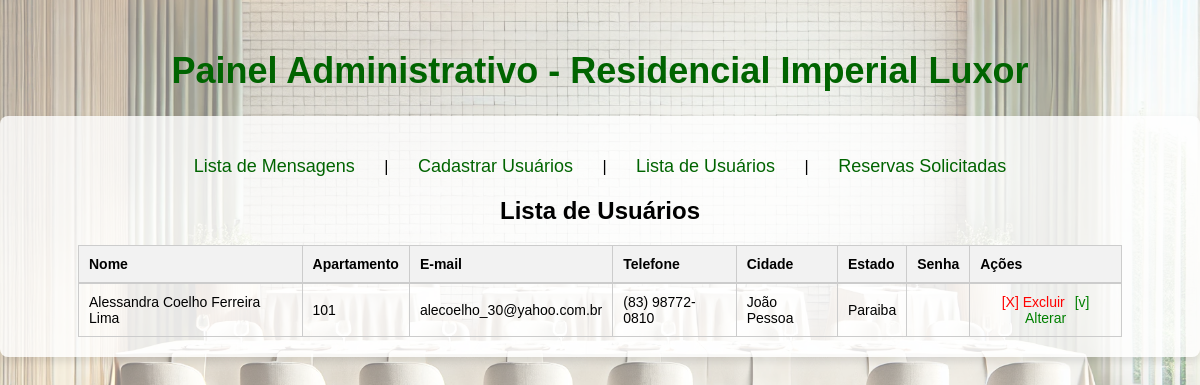
Before: /admin/index.php?pg=lista_usuario with the older database file.
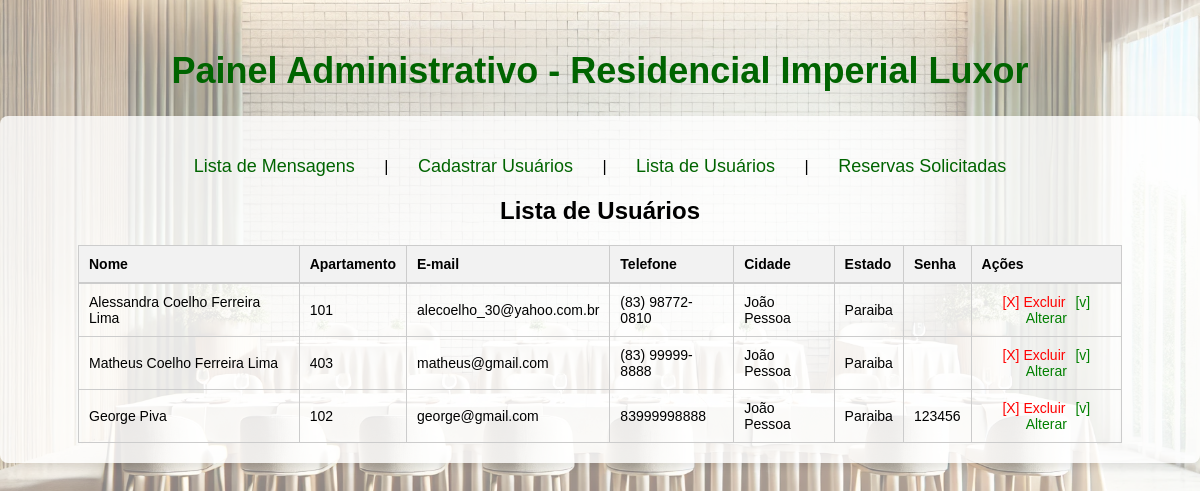
After: the same page with the newer database file.
### tables this page shows
CREATE TABLE `usuario` (
  `id` int(11) NOT NULL,
  `nome` varchar(100) DEFAULT NULL,
  `apartamento` int(3) DEFAULT NULL,
  `email` varchar(100) DEFAULT NULL,
  `telefone` varchar(100) DEFAULT NULL,
  `cidade` varchar(100) DEFAULT NULL,
  `estado` varchar(50) DEFAULT NULL,
  `senha` varchar(6) DEFAULT NULL
);

### admin/lista_usuario.php (the view, shortened to what this page needs)
<h2 style="text-align: center; font-family: Arial, sans-serif;">Lista de Usuários</h2>
<?php
include_once("../config.inc.php");
$sql = mysqli_query($conexao, "SELECT * FROM usuario");
if ($sql && mysqli_num_rows($sql) > 0) {
    echo '<div style="width: 90%; margin: 0 auto; font-family: Arial, sans-serif;">';
    echo '<table style="width: 100%; border-collapse: collapse; text-align: left; font-size: 14px;">';
    echo '<thead>';
    echo '<tr style="background-color: #f2f2f2; border-bottom: 2px solid #ccc;">';
    echo '<th style="padding: 10px; border: 1px solid #ccc;">Nome</th>';
    echo '<th style="padding: 10px; border: 1px solid #ccc;">Apartamento</th>';
    echo '<th style="padding: 10px; border: 1px solid #ccc;">E-mail</th>';
    echo '<th style="padding: 10px; border: 1px solid #ccc;">Telefone</th>';
    echo '<th style="padding: 10px; border: 1px solid #ccc;">Cidade</th>';
    echo '<th style="padding: 10px; border: 1px solid #ccc;">Estado</th>';
    echo '<th style="padding: 10px; border: 1px solid #ccc;">Senha</th>';
    echo '<th style="padding: 10px; border: 1px solid #ccc;">Ações</th>';
    echo '</tr>';
    echo '</thead>';
    echo '<tbody>';
    while ($usuario = mysqli_fetch_array($sql)) {
        echo '<tr>';
        echo '<td style="padding: 10px; border: 1px solid #ccc;">' . htmlspecialchars($usuario['nome']) . '</td>';
        echo '<td style="padding: 10px; border: 1px solid #ccc;">' . htmlspecialchars($usuario['apartamento']) . '</td>';
        echo '<td style="padding: 10px; border: 1px solid #ccc;">' . htmlspecialchars($usuario['email']) . '</td>';
        echo '<td style="padding: 10px; border: 1px solid #ccc;">' . htmlspecialchars($usuario['telefone']) . '</td>';
        echo '<td style="padding: 10px; border: 1px solid #ccc;">' . htmlspecialchars($usuario['cidade']) . '</td>';
        echo '<td style="padding: 10px; border: 1px solid #ccc;">' . htmlspecialchars($usuario['estado']) . '</td>';
        echo '<td style="padding: 10px; border: 1px solid #ccc;">' . htmlspecialchars($usuario['senha']) . '</td>';
        echo '<td style="padding: 10px; border: 1px solid #ccc; text-align: center;">';
        echo '<a href="?pg=excluir_usuario&id=' . htmlspecialchars($usuario['id']) . '" style="color: red; text-decoration: none; margin-right: 10px;" onclick="return confirm(\'Tem certeza que deseja excluir este usuário?\');">[X] Excluir</a>';
        echo '<a href="?pg=form_altera_usuario&id=' . htmlspecialchars($usuario['id']) . '" style="color: green; text-decoration: none;">[v] Alterar</a>';
        echo '</td>';
        echo '</tr>';
    }
    echo '</tbody>';
    echo '</table>';
    echo '</div>';
} else {
    echo "<p style='text-align: center; color: #555;'>Não há usuários cadastrados.</p>";
}
?>

Changed rows visible on the page:
added usuario: nome "Matheus Coelho Ferreira Lima", apartamento "403", email "matheus@gmail.com", telefone "(83) 99999-8888", cidade "João Pessoa", estado "Paraiba"
added usuario: nome "George Piva", apartamento "102", email "george@gmail.com", telefone "83999998888", cidade "João Pessoa", estado "Paraiba", senha "123456"
